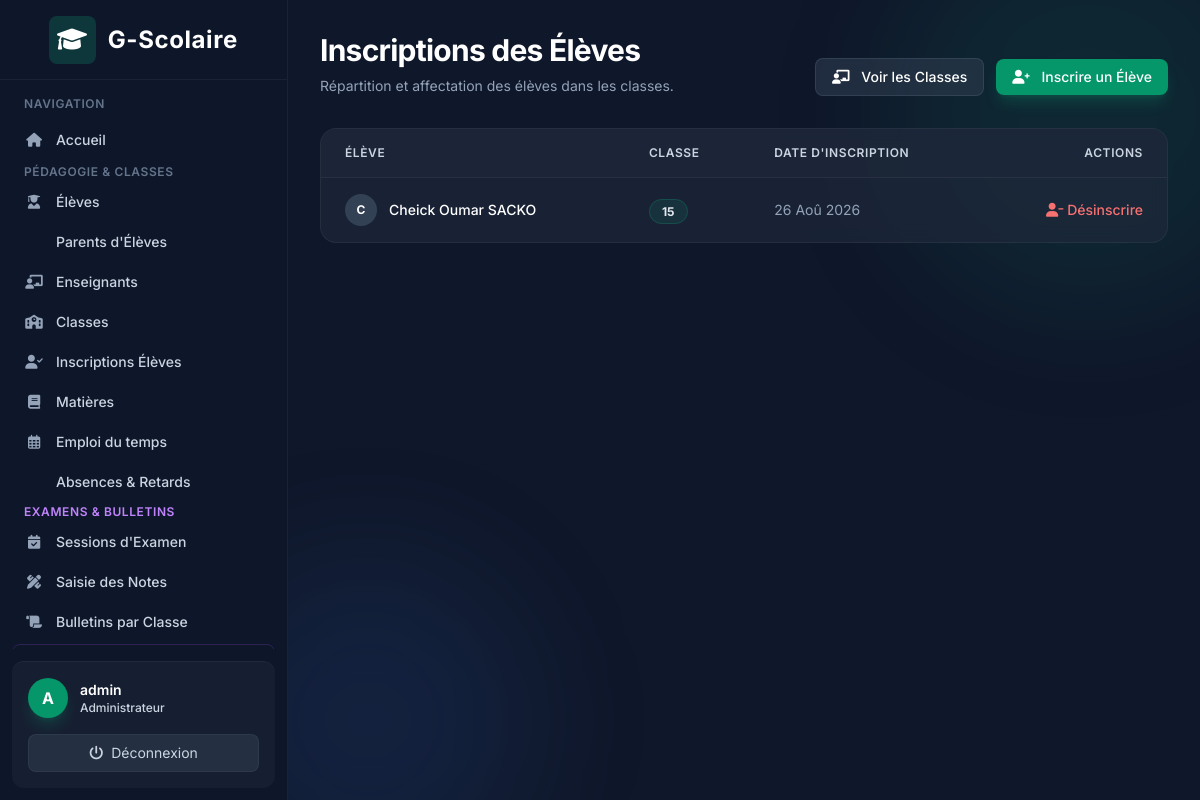
/academics/enrollments/ (signed in), run on the app's committed database.
### accounts/models.py (models this page shows)
class User(AbstractUser):
    class Role(models.TextChoices):
        ADMIN = "ADMIN", "Administrateur"
        TEACHER = "TEACHER", "Enseignant"
        STUDENT = "STUDENT", "Élève"
        PARENT = "PARENT", "Parent"
    role = models.CharField(
        max_length=20,
        choices=Role.choices
    )
    phone = models.CharField(max_length=30, blank=True)

### academics/models.py (models this page shows, shortened)
class Enrollment(models.Model):
    student = models.ForeignKey(Student, on_delete=models.CASCADE)
    school_class = models.ForeignKey(
        SchoolClass,
        on_delete=models.CASCADE
    )
    date = models.DateField(auto_now_add=True)
    class Meta:
        unique_together = ("student", "school_class")

class SchoolClass(models.Model):
    LEVEL_CHOICES = [(i, f"Année {i}") for i in range(1, 13)]
    level = models.IntegerField(choices=LEVEL_CHOICES, default=1, verbose_name="Niveau d'année (1-12)")
    section = models.CharField(max_length=10, blank=True, verbose_name="Section / Groupe (ex: A, B, C)")
    name = models.CharField(max_length=100, blank=True, verbose_name="Nom complet (Optionnel)")
    academic_year = models.CharField(max_length=20)
    main_teacher = models.ForeignKey(
        Teacher,
        on_delete=models.SET_NULL,
        null=True,
        blank=True
    )

### students/models.py (models this page shows, shortened)
class Student(models.Model):
    user = models.OneToOneField(
        settings.AUTH_USER_MODEL,
        on_delete=models.CASCADE
    )
    GENDER_CHOICES = [
        ('M', 'Masculin'),
        ('F', 'Féminin'),
    ]
    parents = models.ManyToManyField(Parent, blank=True)
    gender = models.CharField(max_length=1, choices=GENDER_CHOICES, blank=True, null=True, verbose_name="Sexe")
    age = models.IntegerField(blank=True, null=True, verbose_name="Âge")
    birth_date = models.DateField(blank=True, null=True, verbose_name="Date de naissance")
    neighborhood = models.CharField(max_length=100, blank=True, verbose_name="Quartier")
    parent_contact = models.CharField(max_length=20, blank=True, verbose_name="Numéro du parent")
    registration_number = models.CharField(
        max_length=50,
        unique=True,
        verbose_name="Matricule"
    )
    address = models.TextField(blank=True, verbose_name="Adresse complète")

### academics/views.py (the view)
# urls.py: path('enrollments/', views.enrollment_list, name='enrollment_list'),
@login_required
def enrollment_list(request):
    enrollments = Enrollment.objects.all().select_related('student__user', 'school_class')
    return render(request, 'academics/enrollment_list.html', {'enrollments': enrollments})

### templates/academics/enrollment_list.html (shortened to what this page needs)
{% extends 'base.html' %}
{% block content %}
<div class="mb-8 flex flex-col md:flex-row md:items-end justify-between gap-4">
    <div>
        <h1 class="text-3xl font-bold text-white tracking-tight">Inscriptions des Élèves</h1>
        <p class="text-slate-400 mt-2 text-sm">Répartition et affectation des élèves dans les classes.</p>
    </div>
    {% if user.role == 'ADMIN' %}
    <div class="flex items-center gap-3">
        <a href="{% url 'academics:class_list' %}" class="px-4 py-2 bg-slate-700/50 text-white hover:bg-slate-700 rounded-lg text-sm font-medium transition-colors border border-slate-600/50">
            <i class="fa-solid fa-chalkboard-user mr-2"></i> Voir les Classes
        </a>
        <a href="{% url 'academics:enrollment_create' %}" class="px-4 py-2 bg-brand-600 text-white hover:bg-brand-500 rounded-lg text-sm font-medium transition-colors shadow-lg shadow-brand-500/20">
            <i class="fa-solid fa-user-plus mr-2"></i> Inscrire un Élève
        </a>
    </div>
    {% endif %}
</div>
<div class="card-glass rounded-2xl overflow-hidden">
    <div class="overflow-x-auto">
        <table class="min-w-full divide-y divide-white/5">
            <thead class="bg-slate-800/50">
                <tr>
                    <th scope="col" class="px-6 py-4 text-left text-xs font-semibold text-slate-300 uppercase tracking-wider">
                        Élève
                    </th>
                    <th scope="col" class="px-6 py-4 text-left text-xs font-semibold text-slate-300 uppercase tracking-wider">
                        Classe
                    </th>
                    <th scope="col" class="px-6 py-4 text-left text-xs font-semibold text-slate-300 uppercase tracking-wider">
                        Date d'inscription
                    </th>
                    {% if user.role == 'ADMIN' %}
                    <th scope="col" class="px-6 py-4 text-right text-xs font-semibold text-slate-300 uppercase tracking-wider">
                        Actions
                    </th>
                    {% endif %}
                </tr>
            </thead>
            <tbody class="divide-y divide-white/5 bg-transparent">
                {% for enrollment in enrollments %}
                <tr class="hover:bg-slate-800/30 transition-colors">
                    <td class="px-6 py-4 whitespace-nowrap">
                        <div class="flex items-center">
                            <div class="h-8 w-8 rounded-full bg-slate-700 flex items-center justify-center text-white text-xs font-bold mr-3">
                                {{ enrollment.student.user.first_name|make_list|first|upper }}
                            </div>
                            <span class="text-sm font-medium text-white">{{ enrollment.student.user.get_full_name }}</span>
                        </div>
                    </td>
                    <td class="px-6 py-4 whitespace-nowrap">
                        <span class="px-3 py-1 bg-brand-500/10 text-brand-400 rounded-full text-xs font-bold border border-brand-500/20">
                            {{ enrollment.school_class.name }}
                        </span>
                    </td>
                    <td class="px-6 py-4 whitespace-nowrap text-sm text-slate-400">
                        {{ enrollment.date|date:"d M Y" }}
                    </td>
                    {% if user.role == 'ADMIN' %}
                    <td class="px-6 py-4 whitespace-nowrap text-right text-sm font-medium">
                        <a href="{% url 'academics:enrollment_delete' enrollment.pk %}" class="text-red-400 hover:text-red-300 transition-colors"><i class="fa-solid fa-user-minus"></i> Désinscrire</a>
                    </td>
                    {% endif %}
                </tr>
                {% empty %}
                <tr>
                    <td colspan="4" class="px-6 py-8 text-center text-sm text-slate-400">
                        Aucun élève n'est inscrit dans une classe pour le moment.
                    </td>
                </tr>
                {% endfor %}
            </tbody>
        </table>
    </div>
</div>
{% endblock %}

### templates/base.html (shortened to what this page needs)
<!DOCTYPE html>
<html lang="fr" class="h-full bg-slate-900 text-slate-200">
<head>
    <script src="https://cdn.tailwindcss.com"></script>
    <link href="https://cdnjs.cloudflare.com/ajax/libs/font-awesome/6.0.0/css/all.min.css" rel="stylesheet">
</head>
<body class="h-screen flex overflow-hidden font-sans antialiased bg-slate-900 text-slate-200">
    {% if user.is_authenticated %}
    <div class="hidden md:flex md:flex-shrink-0 z-20">
        <div class="flex flex-col w-72 glass text-slate-300">
            <div class="flex items-center justify-center h-20 border-b border-white/5 px-4">
                <span class="text-2xl font-bold flex items-center gap-3 text-white tracking-wide">
                    <div class="bg-brand-500/20 p-2 rounded-lg text-brand-400">
                        <i class="fa-solid fa-graduation-cap"></i>
                    </div>
                    G-Scolaire
                </span>
            </div>
            <div class="flex-1 flex flex-col overflow-y-auto mt-4 px-3">
                <p class="px-3 text-xs font-semibold text-slate-500 uppercase tracking-wider mb-2">Navigation</p>
                <nav class="flex-1 space-y-1">
                    <a href="{% url 'dashboard' %}" class="nav-item group flex items-center px-3 py-2.5 text-sm font-medium rounded-lg text-slate-300 hover:text-white hover:bg-slate-800/80">
                        <i class="fa-solid fa-house mr-3 w-5 text-center text-slate-400 group-hover:text-brand-400"></i> Accueil
                    </a>
                    {% if user.role == 'ADMIN' or user.is_superuser %}
                        <div class="mt-4 mb-2">
                            <p class="px-3 text-xs font-semibold text-slate-500 uppercase tracking-wider">Pédagogie &amp; Classes</p>
                        </div>
                        <a href="{% url 'students:list' %}" class="nav-item group flex items-center px-3 py-2 text-sm font-medium rounded-lg text-slate-300 hover:text-white hover:bg-slate-800/80">
                            <i class="fa-solid fa-user-graduate mr-3 w-5 text-center text-slate-400 group-hover:text-brand-400"></i> Élèves
                        </a>
                        <a href="{% url 'students:parent_list' %}" class="nav-item group flex items-center px-3 py-2 text-sm font-medium rounded-lg text-slate-300 hover:text-white hover:bg-slate-800/80">
                             Parents d'Élèves
                        </a>
                        <a href="{% url 'teachers:list' %}" class="nav-item group flex items-center px-3 py-2 text-sm font-medium rounded-lg text-slate-300 hover:text-white hover:bg-slate-800/80">
                            <i class="fa-solid fa-chalkboard-user mr-3 w-5 text-center text-slate-400 group-hover:text-brand-400"></i> Enseignants
                        </a>
                        <a href="{% url 'academics:class_list' %}" class="nav-item group flex items-center px-3 py-2 text-sm font-medium rounded-lg text-slate-300 hover:text-white hover:bg-slate-800/80">
                            <i class="fa-solid fa-school mr-3 w-5 text-center text-slate-400 group-hover:text-brand-400"></i> Classes
                        </a>
                        <a href="{% url 'academics:enrollment_list' %}" class="nav-item group flex items-center px-3 py-2 text-sm font-medium rounded-lg text-slate-300 hover:text-white hover:bg-slate-800/80">
                            <i class="fa-solid fa-user-check mr-3 w-5 text-center text-slate-400 group-hover:text-brand-400"></i> Inscriptions Élèves
                        </a>
                        <a href="{% url 'academics:subject_list' %}" class="nav-item group flex items-center px-3 py-2 text-sm font-medium rounded-lg text-slate-300 hover:text-white hover:bg-slate-800/80">
                            <i class="fa-solid fa-book mr-3 w-5 text-center text-slate-400 group-hover:text-brand-400"></i> Matières
                        </a>
                        <a href="{% url 'academics:course_list' %}" class="nav-item group flex items-center px-3 py-2 text-sm font-medium rounded-lg text-slate-300 hover:text-white hover:bg-slate-800/80">
                            <i class="fa-regular fa-calendar-days mr-3 w-5 text-center text-slate-400 group-hover:text-brand-400"></i> Emploi du temps
                        </a>
                        <a href="{% url 'attendance:list' %}" class="nav-item group flex items-center px-3 py-2 text-sm font-medium rounded-lg text-slate-300 hover:text-white hover:bg-slate-800/80">
                             Absences &amp; Retards
                        </a>
                        <div class="mt-5 mb-2">
                            <p class="px-3 text-xs font-semibold text-purple-400 uppercase tracking-wider">Examens &amp; Bulletins</p>
                        </div>
                        <a href="{% url 'exams:session_list' %}" class="nav-item group flex items-center px-3 py-2 text-sm font-medium rounded-lg text-slate-300 hover:text-white hover:bg-slate-800/80">
                            <i class="fa-solid fa-calendar-check mr-3 w-5 text-center text-slate-400 group-hover:text-purple-400"></i> Sessions d'Examen
                        </a>
                        <a href="{% url 'exams:mark_entry_select' %}" class="nav-item group flex items-center px-3 py-2 text-sm font-medium rounded-lg text-slate-300 hover:text-white hover:bg-slate-800/80">
                            <i class="fa-solid fa-pen-ruler mr-3 w-5 text-center text-slate-400 group-hover:text-purple-400"></i> Saisie des Notes
                        </a>
                        <a href="{% url 'exams:bulletin_select' %}" class="nav-item group flex items-center px-3 py-2 text-sm font-medium rounded-lg text-slate-300 hover:text-white hover:bg-slate-800/80">
                            <i class="fa-solid fa-scroll mr-3 w-5 text-center text-slate-400 group-hover:text-purple-400"></i> Bulletins par Classe
                        </a>
                        <a href="{% url 'exams:parent_bulletins' %}" class="nav-item group flex items-center px-3 py-2 text-sm font-medium rounded-lg text-purple-300 hover:text-white hover:bg-purple-900/40 border border-purple-500/20">
                        </a>
                    {% endif %}
                </nav>
            </div>
            <div class="flex-shrink-0 border-t border-white/5 p-4 m-3 rounded-xl bg-slate-800/50">
                <div class="flex items-center w-full">
                    <div class="h-10 w-10 rounded-full bg-brand-600 flex items-center justify-center text-white font-bold shadow-lg shadow-brand-500/20">
                        {{ user.get_full_name|default:user.username|make_list|first|upper }}
                    </div>
                    <div class="ml-3 flex-1 overflow-hidden">
                        <p class="text-sm font-semibold text-white truncate">{{ user.get_full_name|default:user.username }}</p>
                        <p class="text-xs font-medium text-brand-400">{{ user.get_role_display }}</p>
                    </div>
                </div>
                <form method="post" action="{% url 'logout' %}" class="mt-4">
                    <button type="submit" class="w-full text-center text-sm bg-slate-700/50 hover:bg-red-500/20 hover:text-red-400 text-slate-300 py-2 rounded-lg transition-colors flex items-center justify-center gap-2 border border-white/5 hover:border-red-500/30">
                        <i class="fa-solid fa-power-off"></i> Déconnexion
                    </button>
                </form>
            </div>
        </div>
    </div>
    {% endif %}
    <div class="flex flex-col w-0 flex-1 overflow-hidden relative">
        <div class="absolute top-0 right-0 -mr-20 -mt-20 w-96 h-96 bg-brand-500/10 rounded-full blur-3xl pointer-events-none"></div>
        <div class="absolute bottom-0 left-0 -ml-20 -mb-20 w-80 h-80 bg-blue-500/10 rounded-full blur-3xl pointer-events-none"></div>
        <main class="flex-1 relative z-10 overflow-y-auto focus:outline-none">
            <div class="py-8 px-4 sm:px-6 md:px-8 max-w-7xl mx-auto">
                {% block content %}
                {% endblock %}
            </div>
        </main>
    </div>
</body>
</html>

### templates/base.html (style rules this page uses)
.glass { background: rgba(15, 23, 42, 0.7); backdrop-filter: blur(10px); -webkit-backdrop-filter: blur(10px); border-right: 1px solid rgba(255, 255, 255, 0.05); }
.card-glass { background: rgba(30, 41, 59, 0.7); backdrop-filter: blur(8px); -webkit-backdrop-filter: blur(8px); border: 1px solid rgba(255, 255, 255, 0.05); }
.nav-item { transition: all 0.3s cubic-bezier(0.4, 0, 0.2, 1); }

### data on the page
User: get_full_name|make_list "A", get_full_name "admin", role "Administrateur"
Enrollment: student.user.first_name|make_list "C", student.user.get_full_name "Cheick Oumar SACKO", school_class.name "15", date "26 Aoû 2026"
